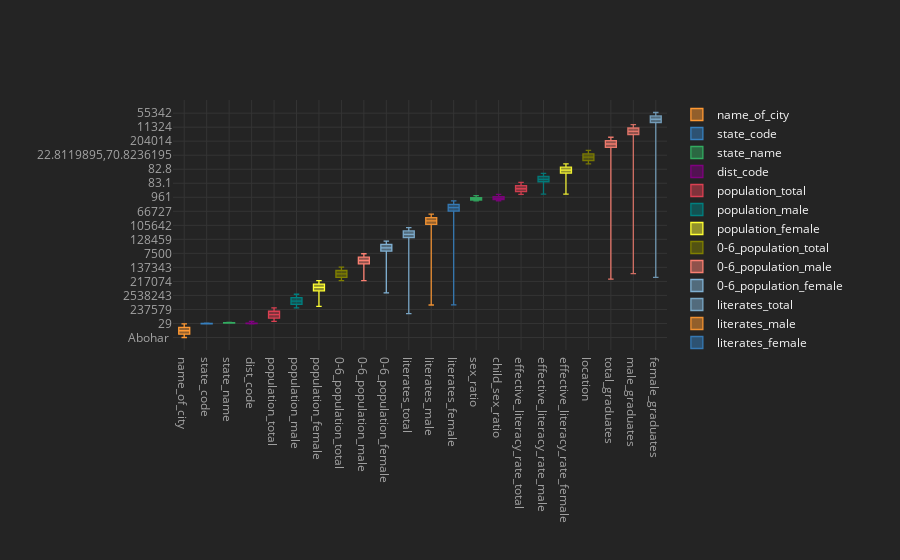

Notebook code for this chart:
### Code cell
df.iplot(kind='box')

### Figure 1 — Plotly figure (JSON) as saved in the notebook; plotly's stock layout.template omitted (floating-point values rounded to 4 significant figures; data arrays with more than 128 entries replaced by an {"elided": "..."} marker saying what was removed)
{"data": [{"boxpoints": false, "line": {"width": 1.3}, "marker": {"color": "rgba(255, 153, 51, 1.0)"}, "name": "name_of_city", "orientation": "v", "type": "box", "y": {"elided": "493 str values"}}, {"boxpoints": false, "line": {"width": 1.3}, "marker": {"color": "rgba(55, 128, 191, 1.0)"}, "name": "state_code", "orientation": "v", "type": "box", "y": {"elided": "493 int values"}}, {"boxpoints": false, "line": {"width": 1.3}, "marker": {"color": "rgba(50, 171, 96, 1.0)"}, "name": "state_name", "orientation": "v", "type": "box", "y": {"elided": "493 str values"}}, {"boxpoints": false, "line": {"width": 1.3}, "marker": {"color": "rgba(128, 0, 128, 1.0)"}, "name": "dist_code", "orientation": "v", "type": "box", "y": {"elided": "493 int values"}}, {"boxpoints": false, "line": {"width": 1.3}, "marker": {"color": "rgba(219, 64, 82, 1.0)"}, "name": "population_total", "orientation": "v", "type": "box", "y": {"elided": "493 int values"}}, {"boxpoints": false, "line": {"width": 1.3}, "marker": {"color": "rgba(0, 128, 128, 1.0)"}, "name": "population_male", "orientation": "v", "type": "box", "y": {"elided": "493 int values"}}, {"boxpoints": false, "line": {"width": 1.3}, "marker": {"color": "rgba(255, 255, 51, 1.0)"}, "name": "population_female", "orientation": "v", "type": "box", "y": {"elided": "493 int values"}}, {"boxpoints": false, "line": {"width": 1.3}, "marker": {"color": "rgba(128, 128, 0, 1.0)"}, "name": "0-6_population_total", "orientation": "v", "type": "box", "y": {"elided": "493 int values"}}, {"boxpoints": false, "line": {"width": 1.3}, "marker": {"color": "rgba(251, 128, 114, 1.0)"}, "name": "0-6_population_male", "orientation": "v", "type": "box", "y": {"elided": "493 int values"}}, {"boxpoints": false, "line": {"width": 1.3}, "marker": {"color": "rgba(128, 177, 211, 1.0)"}, "name": "0-6_population_female", "orientation": "v", "type": "box", "y": {"elided": "493 int values"}}, {"boxpoints": false, "line": {"width": 1.3}, "marker": {"color": "rgba(128, 177, 211, 0.8999999999999999)"}, "name": "literates_total", "orientation": "v", "type": "box", "y": {"elided": "493 int values"}}, {"boxpoints": false, "line": {"width": 1.3}, "marker": {"color": "rgba(255, 153, 51, 0.8999999999999999)"}, "name": "literates_male", "orientation": "v", "type": "box", "y": {"elided": "493 int values"}}, {"boxpoints": false, "line": {"width": 1.3}, "marker": {"color": "rgba(55, 128, 191, 0.8999999999999999)"}, "name": "literates_female", "orientation": "v", "type": "box", "y": {"elided": "493 int values"}}, {"boxpoints": false, "line": {"width": 1.3}, "marker": {"color": "rgba(50, 171, 96, 0.8999999999999999)"}, "name": "sex_ratio", "orientation": "v", "type": "box", "y": {"elided": "493 int values"}}, {"boxpoints": false, "line": {"width": 1.3}, "marker": {"color": "rgba(128, 0, 128, 0.8999999999999999)"}, "name": "child_sex_ratio", "orientation": "v", "type": "box", "y": {"elided": "493 int values"}}, {"boxpoints": false, "line": {"width": 1.3}, "marker": {"color": "rgba(219, 64, 82, 0.8999999999999999)"}, "name": "effective_literacy_rate_total", "orientation": "v", "type": "box", "y": {"elided": "493 float values"}}, {"boxpoints": false, "line": {"width": 1.3}, "marker": {"color": "rgba(0, 128, 128, 0.8999999999999999)"}, "name": "effective_literacy_rate_male", "orientation": "v", "type": "box", "y": {"elided": "493 float values"}}, {"boxpoints": false, "line": {"width": 1.3}, "marker": {"color": "rgba(255, 255, 51, 0.8999999999999999)"}, "name": "effective_literacy_rate_female", "orientation": "v", "type": "box", "y": {"elided": "493 float values"}}, {"boxpoints": false, "line": {"width": 1.3}, "marker": {"color": "rgba(128, 128, 0, 0.8999999999999999)"}, "name": "location", "orientation": "v", "type": "box", "y": {"elided": "493 str values"}}, {"boxpoints": false, "line": {"width": 1.3}, "marker": {"color": "rgba(251, 128, 114, 0.8999999999999999)"}, "name": "total_graduates", "orientation": "v", "type": "box", "y": {"elided": "493 int values"}}, {"boxpoints": false, "line": {"width": 1.3}, "marker": {"color": "rgba(251, 128, 114, 0.7999999999999998)"}, "name": "male_graduates", "orientation": "v", "type": "box", "y": {"elided": "493 int values"}}, {"boxpoints": false, "line": {"width": 1.3}, "marker": {"color": "rgba(128, 177, 211, 0.7999999999999998)"}, "name": "female_graduates", "orientation": "v", "type": "box", "y": {"elided": "493 int values"}}], "layout": {"legend": {"bgcolor": "#242424", "font": {"color": "#F4F4F4"}}, "paper_bgcolor": "#242424", "plot_bgcolor": "#242424", "title": {"font": {"color": "#F4F4F4"}}, "xaxis": {"gridcolor": "#343434", "showgrid": true, "tickfont": {"color": "#A4A4A4"}, "title": {"font": {"color": "#A4A4A4"}, "text": ""}, "zerolinecolor": "#444444"}, "yaxis": {"gridcolor": "#343434", "showgrid": true, "tickfont": {"color": "#A4A4A4"}, "title": {"font": {"color": "#A4A4A4"}, "text": ""}, "zerolinecolor": "#444444"}}}
